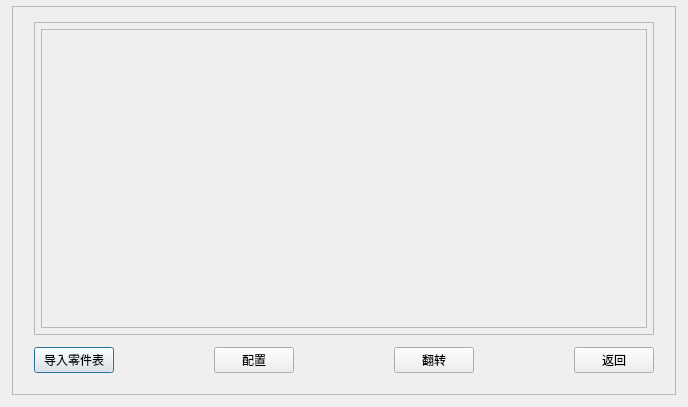
<?xml version="1.0" encoding="UTF-8"?>
<ui version="4.0">
 <class>ShelfDisplayDialog</class>
 <widget class="QDialog" name="ShelfDisplayDialog">
  <property name="geometry">
   <rect>
    <x>0</x>
    <y>0</y>
    <width>666</width>
    <height>407</height>
   </rect>
  </property>
  <property name="windowTitle">
   <string>Dialog</string>
  </property>
  <layout class="QVBoxLayout" name="verticalLayout" stretch="0">
   <property name="leftMargin">
    <number>12</number>
   </property>
   <property name="topMargin">
    <number>6</number>
   </property>
   <property name="rightMargin">
    <number>12</number>
   </property>
   <property name="bottomMargin">
    <number>12</number>
   </property>
   <item>
    <widget class="QFrame" name="frame_shelfContainer">
     <property name="frameShape">
      <enum>QFrame::Shape::StyledPanel</enum>
     </property>
     <property name="frameShadow">
      <enum>QFrame::Shadow::Raised</enum>
     </property>
     <layout class="QHBoxLayout" name="horizontalLayout_2">
      <item>
       <layout class="QVBoxLayout" name="verticalLayout_3">
        <property name="spacing">
         <number>12</number>
        </property>
        <property name="leftMargin">
         <number>12</number>
        </property>
        <property name="topMargin">
         <number>6</number>
        </property>
        <property name="rightMargin">
         <number>12</number>
        </property>
        <property name="bottomMargin">
         <number>12</number>
        </property>
        <item>
         <widget class="QFrame" name="frame_step">
          <property name="frameShape">
           <enum>QFrame::Shape::StyledPanel</enum>
          </property>
          <property name="frameShadow">
           <enum>QFrame::Shadow::Raised</enum>
          </property>
          <layout class="QVBoxLayout" name="verticalLayout_2">
           <property name="spacing">
            <number>6</number>
           </property>
           <property name="leftMargin">
            <number>6</number>
           </property>
           <property name="topMargin">
            <number>6</number>
           </property>
           <property name="rightMargin">
            <number>6</number>
           </property>
           <property name="bottomMargin">
            <number>6</number>
           </property>
           <item>
            <widget class="QScrollArea" name="scrollAreaShelf">
             <property name="widgetResizable">
              <bool>true</bool>
             </property>
             <widget class="QWidget" name="scrollAreaWidgetShelf">
              <property name="geometry">
               <rect>
                <x>0</x>
                <y>0</y>
                <width>588</width>
                <height>307</height>
               </rect>
              </property>
              <layout class="QGridLayout" name="Layout_Shelf">
               <property name="leftMargin">
                <number>12</number>
               </property>
               <property name="topMargin">
                <number>12</number>
               </property>
               <property name="rightMargin">
                <number>12</number>
               </property>
               <property name="bottomMargin">
                <number>12</number>
               </property>
               <property name="spacing">
                <number>30</number>
               </property>
              </layout>
             </widget>
            </widget>
           </item>
          </layout>
         </widget>
        </item>
        <item>
         <layout class="QHBoxLayout" name="horizontalLayout">
          <property name="spacing">
           <number>100</number>
          </property>
          <item>
           <spacer name="horizontalSpacer">
            <property name="orientation">
             <enum>Qt::Orientation::Horizontal</enum>
            </property>
            <property name="sizeHint" stdset="0">
             <size>
              <width>40</width>
              <height>20</height>
             </size>
            </property>
           </spacer>
          </item>
          <item>
           <widget class="QPushButton" name="btn_import_parts">
            <property name="text">
             <string>导入零件表</string>
            </property>
           </widget>
          </item>
          <item>
           <widget class="QPushButton" name="btn_shelfdlg_configure">
            <property name="text">
             <string>配置</string>
            </property>
           </widget>
          </item>
          <item>
           <widget class="QPushButton" name="btn_shelfdlg_refresh">
            <property name="text">
             <string>翻转</string>
            </property>
           </widget>
          </item>
          <item>
           <widget class="QPushButton" name="btn_shelfdlg_back">
            <property name="text">
             <string>返回</string>
            </property>
           </widget>
          </item>
          <item>
           <spacer name="horizontalSpacer_2">
            <property name="orientation">
             <enum>Qt::Orientation::Horizontal</enum>
            </property>
            <property name="sizeHint" stdset="0">
             <size>
              <width>40</width>
              <height>20</height>
             </size>
            </property>
           </spacer>
          </item>
         </layout>
        </item>
       </layout>
      </item>
     </layout>
    </widget>
   </item>
  </layout>
 </widget>
 <resources/>
 <connections/>
</ui>
